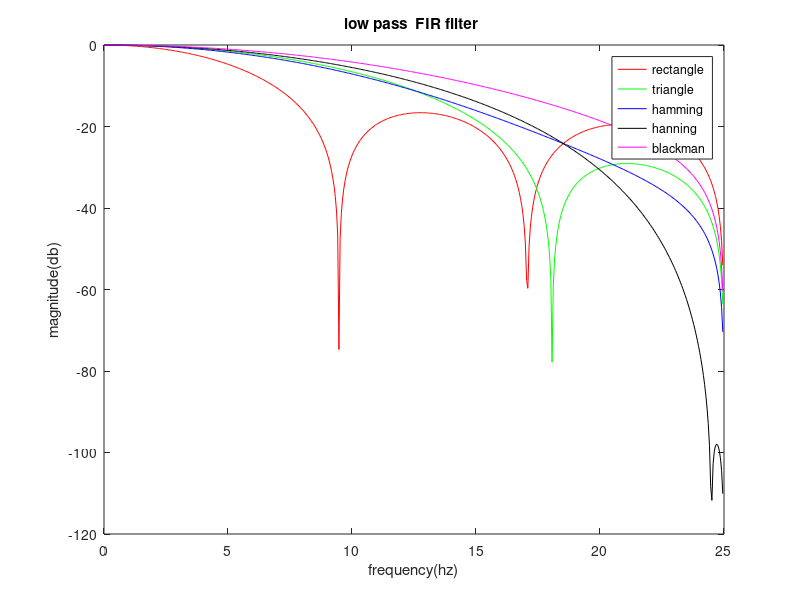

Write the MATLAB code that produced this figure.
clc;
clear all;
close all;
fc=input('enter the cut off frequency');
N=input('enter the length of filter');
Fs=10*fc;
wc=2*(fc/Fs);
h1=fir1(N,wc,'low',boxcar(N+1));
h2=fir1(N,wc,'low',bartlett(N+1));
h3=fir1(N,wc,'low',hamming(N+1));
h4=fir1(N,wc,'low',hann(N+1));
h5=fir1(N,wc,'low',blackman(N+1));
[H1,w]=freqz(h1,1);
[H2,w]=freqz(h2,1);
[H3,w]=freqz(h3,1);
[H4,w]=freqz(h4,1);
[H5,w]=freqz(h5,1);
H1mag=abs(H1);
H2mag=abs(H2);
H3mag=abs(H3);
H4mag=abs(H4);
H5mag=abs(H5);
plot((w*Fs)/(2*pi),20*log10(H1mag),'r',(w*Fs)/(2*pi),20*log10(H2mag),'g',(w*Fs)/(2*pi),20*log10(H3mag),'b',(w*Fs)/(2*pi),20*log10(H4mag),'k',(w*Fs)/(2*pi),20*log10(H5mag),'m');
legend('rectangle','triangle','hamming','hanning','blackman');
xlabel('frequency(hz)');
ylabel('magnitude(db)');
title('low pass  FIR filter ');